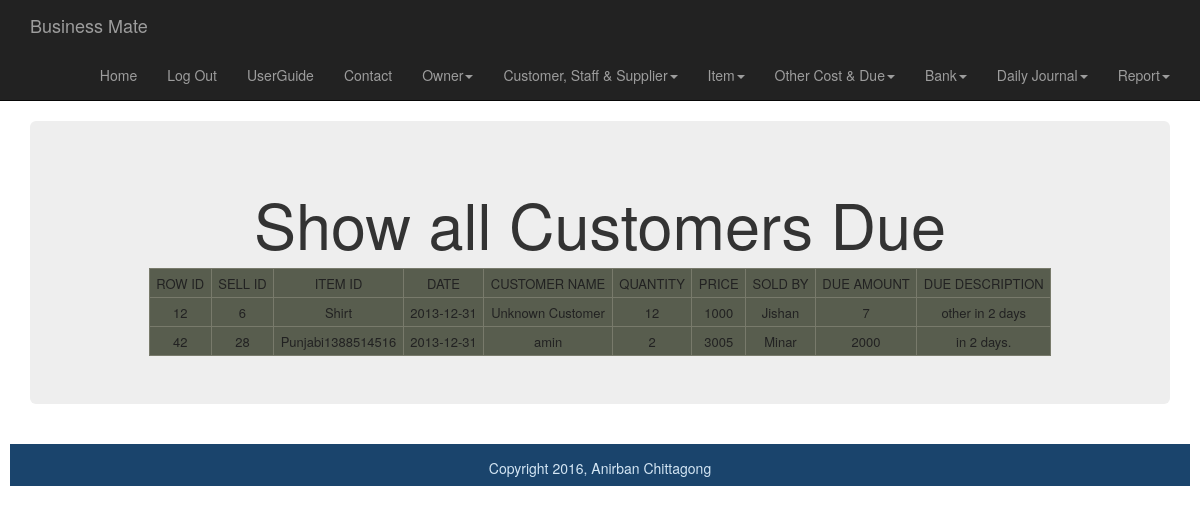
/smart_shop/due_section/showCustomerDue.php (signed in), run on the app's committed database.
### tables this page shows
CREATE TABLE IF NOT EXISTS `daily_item_sale` (
  `id` int(11) NOT NULL AUTO_INCREMENT,
  `sell_id` int(11) NOT NULL,
  `item_id` int(11) NOT NULL,
  `quantity` int(11) NOT NULL,
  `price` float NOT NULL,
  `sold_by` varchar(200) NOT NULL,
  `due_amount` float NOT NULL,
  `due_description` varchar(200) NOT NULL,
  `userId` int(11) NOT NULL,
  PRIMARY KEY (`id`),
  KEY `item_id` (`item_id`)
);

CREATE TABLE IF NOT EXISTS `item` (
  `id` int(11) NOT NULL AUTO_INCREMENT,
  `name` varchar(200) NOT NULL,
  `userId` int(11) NOT NULL,
  `quantity` int(11) NOT NULL,
  `store_id` int(11) NOT NULL,
  `sell_price` int(11) NOT NULL,
  `buy_price` int(11) NOT NULL,
  PRIMARY KEY (`id`)
);

CREATE TABLE IF NOT EXISTS `sell` (
  `id` int(11) NOT NULL AUTO_INCREMENT,
  `customer_id` int(11) NOT NULL,
  `date` date NOT NULL,
  `store_id` int(11) NOT NULL,
  `userId` int(11) NOT NULL,
  PRIMARY KEY (`id`)
);

CREATE TABLE IF NOT EXISTS `customer` (
  `id` int(11) NOT NULL AUTO_INCREMENT,
  `name` varchar(100) NOT NULL,
  `mobile` varchar(100) NOT NULL,
  `email` varchar(100) NOT NULL,
  `address` varchar(100) NOT NULL,
  `userId` int(11) NOT NULL,
  PRIMARY KEY (`id`),
  KEY `userId` (`userId`)
);

### smart_shop/dbGeneralFunctions.php (called while the page is built, shortened)
<?php
	function get_item_by_id($item_id) {
		$connection =mysql_connect(DB_SERVER,DB_USER,DB_PASS);
		 $db_select=mysql_select_db(DB_NAME,$connection);
		 $user_id=$_SESSION['userId'];
		$query = "SELECT *
				FROM item WHERE userId = {$user_id} AND id = {$item_id} ";
		$result_set = mysql_query($query, $connection);
		return $result_set;
	}
	function get_customer_by_id($id) {
		$connection =mysql_connect(DB_SERVER,DB_USER,DB_PASS);
		 $db_select=mysql_select_db(DB_NAME,$connection);
		  $user_id=$_SESSION['userId'];
		$query = "SELECT *
				FROM customer WHERE userId = {$user_id} AND id = {$id}";
		$customer_set = mysql_query($query, $connection);
		return $customer_set;
	}
	function get_customer_by_sell_id($sell_id) {
		$connection =mysql_connect(DB_SERVER,DB_USER,DB_PASS);
		 $db_select=mysql_select_db(DB_NAME,$connection);
		 $user_id=$_SESSION['userId'];
		$query = "SELECT customer_id
				FROM sell WHERE userId = {$user_id} AND id = {$sell_id} ";
		$result_set = mysql_query($query, $connection);
		if( mysql_num_rows($result_set)>0)
				{
				   $result=mysql_fetch_array($result_set);
				   $customer_id=$result[0];
				   $result_set=get_customer_by_id($customer_id);
				}
		return $result_set;
	}
	function get_sell_by_id($sell_id) {
		$connection =mysql_connect(DB_SERVER,DB_USER,DB_PASS);
		 $db_select=mysql_select_db(DB_NAME,$connection);
		 $user_id=$_SESSION['userId'];
		$query = "SELECT *
				FROM sell WHERE userId = {$user_id} AND id = {$sell_id} ";
		$result_set = mysql_query($query, $connection);
		return $result_set;
	}
?>

### smart_shop/due_section/showCustomerDue.php (the view, shortened to what this page needs)
<?php require_once("..\dbGeneralFunctions.php");?>
<?php
$connection =mysql_connect(DB_SERVER,DB_USER,DB_PASS);
 ?>
 <?php include("../includes/header.php"); ?>
	<div class="container">
		<div class="jumbotron">
		<h1>Show all Customers Due</h1>
	<table>
	 <?php
	 $user_id=$_SESSION['userId'];
	  $query= "SELECT * ";
	  $query .= "FROM daily_item_sale ";
	   $query .= "WHERE userId = {$user_id} ";
	  $query .= "AND due_amount>0 ";
	  $result_set= mysql_query($query,$connection);
	  if( mysql_num_rows($result_set)>0)
				{
	  echo "<tr><td>"."ROW ID"."</td><td>"."SELL ID"."</td><td>"."ITEM ID"."</td><td>"."DATE"."</td><td>"."CUSTOMER NAME"."</td><td>"."QUANTITY"."</td><td>"."PRICE"."</td><td>"."SOLD BY"."</td><td>"."DUE AMOUNT"."</td><td>"."DUE DESCRIPTION"."</td></tr>";
	  while($row=mysql_fetch_array($result_set)){
		$item_set=get_item_by_id($row["item_id"]);
						$item= mysql_fetch_array($item_set);
						$customer_set=get_customer_by_sell_id($row["sell_id"]);
						$customer= mysql_fetch_array($customer_set);
						$sell_set=get_sell_by_id($row["sell_id"]);
						$sell= mysql_fetch_array($sell_set);
		echo "<tr><td>".$row["id"]."</td><td>".$row["sell_id"]."</td><td>".$item["name"]."</td><td>".$sell["date"]."</td><td>".$customer["name"]."</td><td>".$row["quantity"]."</td><td>".$row["price"]."</td><td>".$row["sold_by"]."</td><td>".$row["due_amount"]."</td><td>".$row["due_description"]."</td></tr>";
	  }
		}
				else {
					echo "Sorry, no data yet.";
				 }
	?>
	</table>
    </div>
	</div>
	<div id="footer">Copyright 2016, Anirban Chittagong</div>
	</body>
</html>

### smart_shop/includes/header.php (shortened to what this page needs)
<!DOCTYPE html>
<html>
	<head>
	<link href = "../css/bootstrap.min.css" rel="stylesheet">
	<link href = "../css/styles.css" rel ="stylesheet">
	</head>
	<body>
	<div class="navbar navbar-inverse navbar-static-top">
		<div class="container">
			<a class="navbar-brand">Business Mate</a>
			<div class="collapse navbar-collapse navHeaderCollapse">
				<ul class="nav navbar-nav navbar-right">
					<li ><a href ="../homePage.php">Home</a></li>
					<li ><a href ="../logout.php">Log Out</a></li>
					<li ><a href ="../UserGuideTwo.php">UserGuide</a></li>
					<li ><a href ="../ContactTwo.php">Contact</a></li>
					<li class ="dropdown">
						<a href ="#" class="dropdown-toggle" data-toggle="dropdown">Owner<b class ="caret"></b></a>
					</li>
					<li class ="dropdown">
						<a href ="#" class="dropdown-toggle" data-toggle="dropdown">Customer, Staff & Supplier<b class ="caret"></b></a>
					</li>
					<li class ="dropdown">
						<a href ="#" class="dropdown-toggle" data-toggle="dropdown">Item<b class ="caret"></b></a>
					</li>
					<li class ="dropdown">
						<a href ="#" class="dropdown-toggle" data-toggle="dropdown">Other Cost & Due<b class ="caret"></b></a>
					</li>
					<li class ="dropdown">
						<a href ="#" class="dropdown-toggle" data-toggle="dropdown">Bank<b class ="caret"></b></a>
					</li>
					<li class ="dropdown">
						<a href ="#" class="dropdown-toggle" data-toggle="dropdown">Daily Journal<b class ="caret"></b></a>
					</li>
					<li class ="dropdown">
						<a href ="#" class="dropdown-toggle" data-toggle="dropdown">Report<b class ="caret"></b></a>
					</li>
				</ul>
			</div>
		</div>
	</div>

### smart_shop/css/styles.css (style rules this page uses)
table, tr, td { border: 1px solid #787A6B; margin:0 auto; font-size: 13px; line-height: 15px; padding: 0.5em; background:#585D4E; color:#222; text-align:center; }
.jumbotron { text-align:center; }
#footer { height: 3em; margin: 10px; padding: 1em; text-align: center; background: #1A446C; color: #D4E6F4; clear:both; }

### data on the page
daily_item_sale: id "12", sell "6", item.name "Shirt", sell.date "2013-12-31", customer.name "Unknown Customer", quantity "12", price "1000", sold_by "Jishan", due_amount "7", due_description "other in 2 days"
daily_item_sale: id "42", sell "28", item.name "Punjabi1388514516", sell.date "2013-12-31", customer.name "amin", quantity "2", price "3005", sold_by "Minar", due_amount "2000", due_description "in 2 days."
